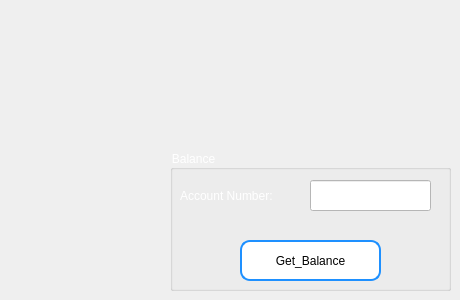
       <widget class="QWidget" name="page_6">
        <widget class="QGroupBox" name="groupBox_8">
         <property name="geometry">
          <rect>
           <x>170</x>
           <y>150</y>
           <width>281</width>
           <height>141</height>
          </rect>
         </property>
         <property name="styleSheet">
          <string notr="true">color: rgb(255, 255, 255);</string>
         </property>
         <property name="title">
          <string>Balance</string>
         </property>
         <widget class="QPushButton" name="pbGet_BalanceAdmin">
          <property name="geometry">
           <rect>
            <x>70</x>
            <y>90</y>
            <width>141</width>
            <height>41</height>
           </rect>
          </property>
          <property name="styleSheet">
           <string notr="true">border-radius: 10px;  /* Adjust this value to control the curvature */
    border: 2px solid #1E90FF;  /* Border color: Dodger Blue */
background-color: rgb(255, 255, 255);
    padding: 5px;  /* Adjust padding as needed */
    font: 600 italic 12pt &quot;Segoe UI&quot;;  /* Font settings */
    color: rgb(0, 0, 0);  /* Text color */</string>
          </property>
          <property name="text">
           <string>Get_Balance</string>
          </property>
         </widget>
         <widget class="QLabel" name="label_9">
          <property name="geometry">
           <rect>
            <x>10</x>
            <y>30</y>
            <width>131</width>
            <height>31</height>
           </rect>
          </property>
          <property name="styleSheet">
           <string notr="true">color: rgb(255, 255, 255);
font: 600 italic 12pt &quot;Segoe UI&quot;;</string>
          </property>
          <property name="text">
           <string>Account Number:</string>
          </property>
         </widget>
         <widget class="QLineEdit" name="acc_numberLineEditBalanceAdmin">
          <property name="geometry">
           <rect>
            <x>140</x>
            <y>30</y>
            <width>121</width>
            <height>31</height>
           </rect>
          </property>
          <property name="styleSheet">
           <string notr="true">background-color: rgb(255, 255, 255);
font: 900 11pt &quot;Segoe UI&quot;;
color: rgb(0, 0, 0);</string>
          </property>
          <property name="text">
           <string/>
          </property>
         </widget>
        </widget>
       </widget>
